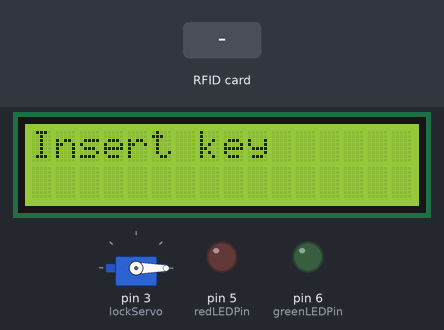
Recording of a sketch running on a simulated Arduino Uno, built with avr-gcc and run on an emulated ATmega328P. Parts: 16×2 character LCD, servo, output pins drawn as LEDs (lit = HIGH). Inputs (shaded band) come from the test bench. Pins used as bus, display or sensor lines are not drawn; what the sketch prints to the serial monitor is not drawn.

Above: at 1.3 s.
1.4 s: RFID card 5E 7A 19 C4 held to the reader
At 2.0 s:
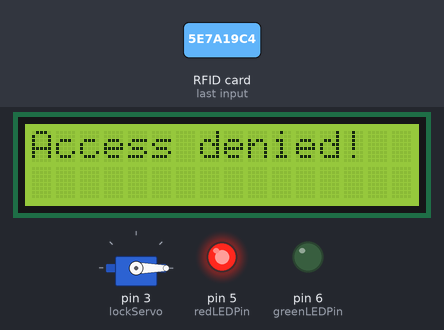
At 3.5 s:
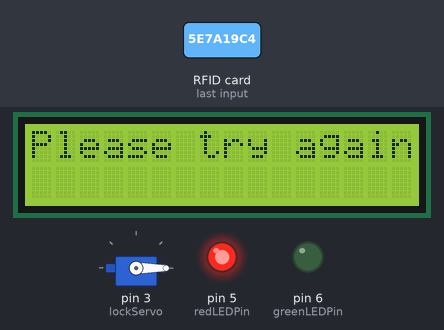
3.9 s: RFID card E1 EE 06 1E held to the reader
At 5.9 s:
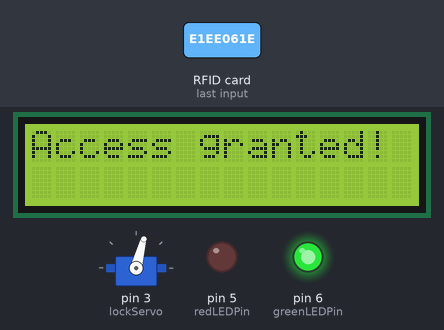
6.9 s: RFID card 30 A0 B6 A5 held to the reader
Timing chart, 0 to 13.0 s (numbered marks = the images above; inputs shaded):
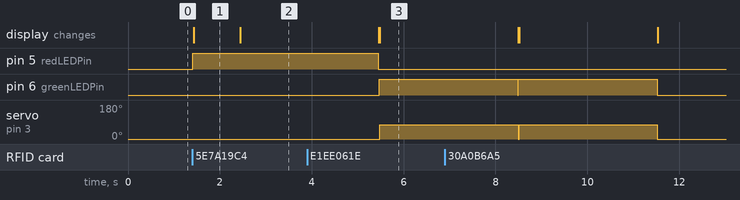

The sketch:

main_v2.ino
```cpp
#include <SPI.h>
#include <MFRC522.h>
#include <Servo.h>
#include <LiquidCrystal_I2C.h>
#include <Wire.h>

#define SS_PIN 10
#define RST_PIN 9
MFRC522 mfrc522(SS_PIN, RST_PIN);   // Create MFRC522 instance.

Servo lockServo;
int lockPos = -15;
int unlockPos = 75;
bool locked_s = true;

int redLEDPin = 5;
int greenLEDPin = 6;

String KeyCode1 = "E1 EE 06 1E";
String KeyCode2 = "30 A0 B6 A5";

LiquidCrystal_I2C lcd = LiquidCrystal_I2C(0x27, 16,2);
/***
 *
if (locked_s == true)
    {
      lockServo.write(unlockPos);
      locked_s = false;
    }

    else if (locked_s == false)
    {
      lockServo.write(lockPos);
      locked_s = true;
    }

***/

void Lock()
{
  locked_s = false;

  digitalWrite(redLEDPin, HIGH);
  digitalWrite(greenLEDPin, LOW);

  if (locked_s == false)
  {
    lockServo.write(lockPos);
    locked_s = true;
  }

  lcd.clear();
  lcd.setCursor(0,0);
  lcd.print("Access denied!");
  delay(1000);
  lcd.clear();
  lcd.print("Please try again...");
}

void Unlock()
{
  locked_s = true;

  digitalWrite(redLEDPin, LOW);
  digitalWrite(greenLEDPin, HIGH);

  if (locked_s == true)
  {
    lockServo.write(unlockPos);
    locked_s = false;
  }

  lcd.clear();
  lcd.setCursor(0,0);
  lcd.print("Access granted!");
}

void Idle()
{
  locked_s = false;

  digitalWrite(redLEDPin, LOW);
  digitalWrite(greenLEDPin, LOW);

  if (locked_s == false)
  {
    lockServo.write(lockPos);
    locked_s = true;
  }

  lcd.clear();
  lcd.setCursor(0,0);
  lcd.print("Insert key");
}

void QuickFlash(int light)
{
  digitalWrite(light, LOW);
  delay(150);
  digitalWrite(light, HIGH);
  /**
  delay(50);
  digitalWrite(light, LOW);
  delay(50);
  digitalWrite(light, HIGH);
  **/
}

void scrollMessage(int row, String message, int delayTime, int totalColumns) {
  for (int i=0; i < totalColumns; i++) {
    message = " " + message;
  }
  message = message + " ";
  for (int position = 0; position < message.length(); position++) {
    lcd.setCursor(0, row);
    lcd.print(message.substring(position, position + totalColumns));
    delay(delayTime);
  }
}

void setup()
{
  // Initializing the display and turning the backlights
  lcd.init();
  lcd.backlight();

  //lcd.print("Insert a key");
  Idle();

  pinMode(redLEDPin,OUTPUT);
  pinMode(greenLEDPin,OUTPUT);
  Serial.begin(9600);   // Initiate a serial communication
  SPI.begin();      // Initiate  SPI bus
  mfrc522.PCD_Init();   // Initiate MFRC522

  // Servo init
  lockServo.attach(3);
  lockServo.write(lockPos);

  Serial.println("Approximate your card to the reader...");
  Serial.println();

}
void loop()
{

  //scrollMessage(1, "Insert a key", 300, 16);

  // Look for new cards
  if ( ! mfrc522.PICC_IsNewCardPresent())
  {
    return;
  }
  // Select one of the cards
  if ( ! mfrc522.PICC_ReadCardSerial())
  {
    return;
  }
  //Show UID on serial monitor
  Serial.print("UID tag :");
  String content= "";
  byte letter;
  for (byte i = 0; i < mfrc522.uid.size; i++)
  {
     Serial.print(mfrc522.uid.uidByte[i] < 0x10 ? " 0" : " ");
     Serial.print(mfrc522.uid.uidByte[i], HEX);
     content.concat(String(mfrc522.uid.uidByte[i] < 0x10 ? " 0" : " "));
     content.concat(String(mfrc522.uid.uidByte[i], HEX));
  }
  Serial.println();
  Serial.print("Message : ");
  content.toUpperCase();
  if (content.substring(1) ==  KeyCode1|| content.substring(1) == KeyCode2) //to find card uid go to the serial moniter, scan your card and copy uid into the section

  {
    Unlock();

    Serial.println("Authorized access");
    Serial.println();
    delay(3000);
    Idle();

  }
 else if (content.substring(1) !=  KeyCode1|| content.substring(1) != KeyCode2) {
    Lock();
    Serial.println("Denied access");
    delay(3000);
    Idle();
  }
 else if (content.substring(0)){
    Idle();

  }

}
```

Measured:
- after the input at 1.4 s, pin 5 (redLEDPin): LOW → HIGH at once; the display: changes at once (image 1)
- after the input at 3.9 s, pin 6 (greenLEDPin): LOW → HIGH after 1.6 s; servo on pin 3 (lockServo): 0° → 75° after 1.6 s; the display: first differs from a run without the input after 1.6 s (image 3)
- what the display in image 1 shows lasts 1.0 s, from 1.4 s to 2.4 s
